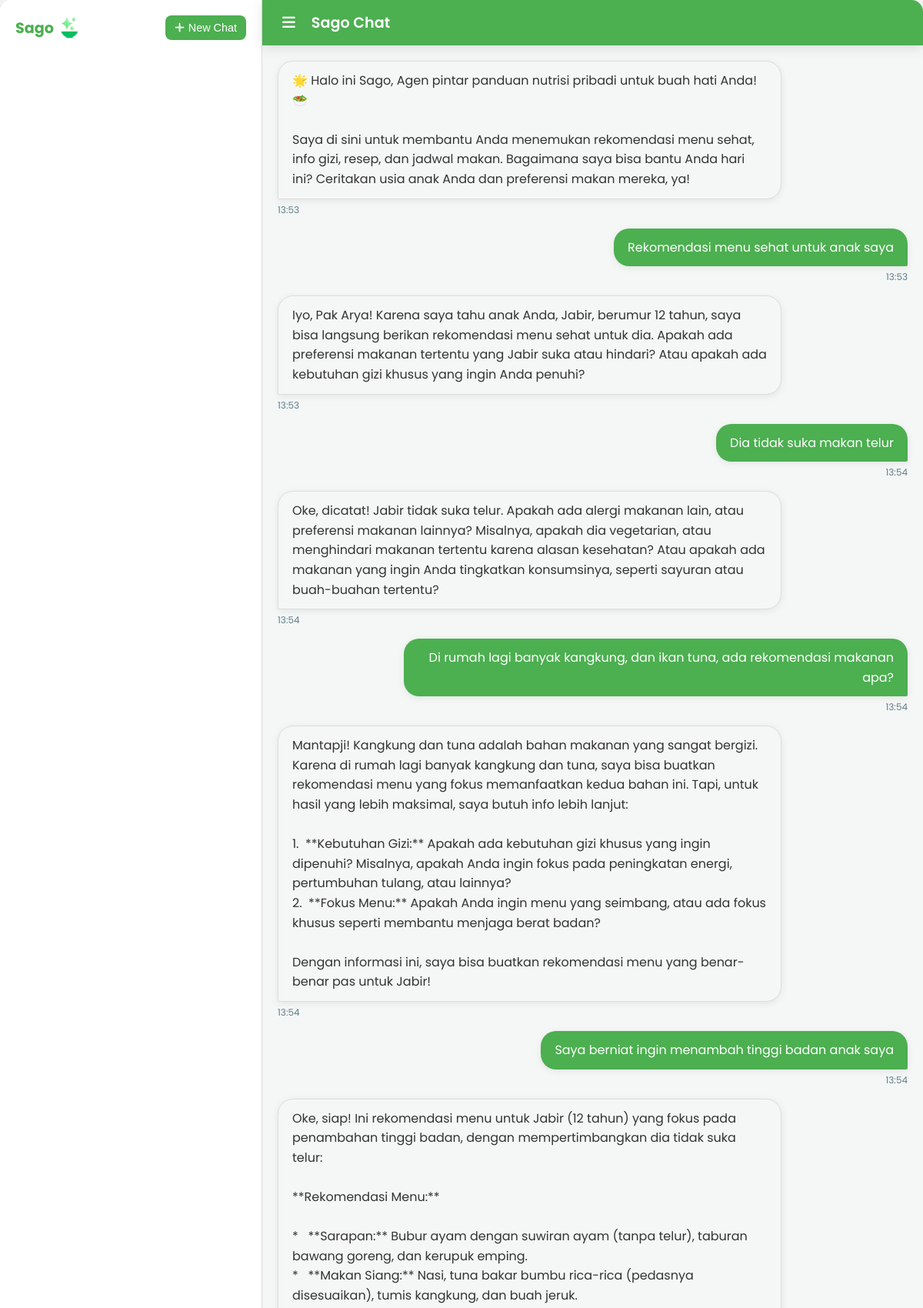
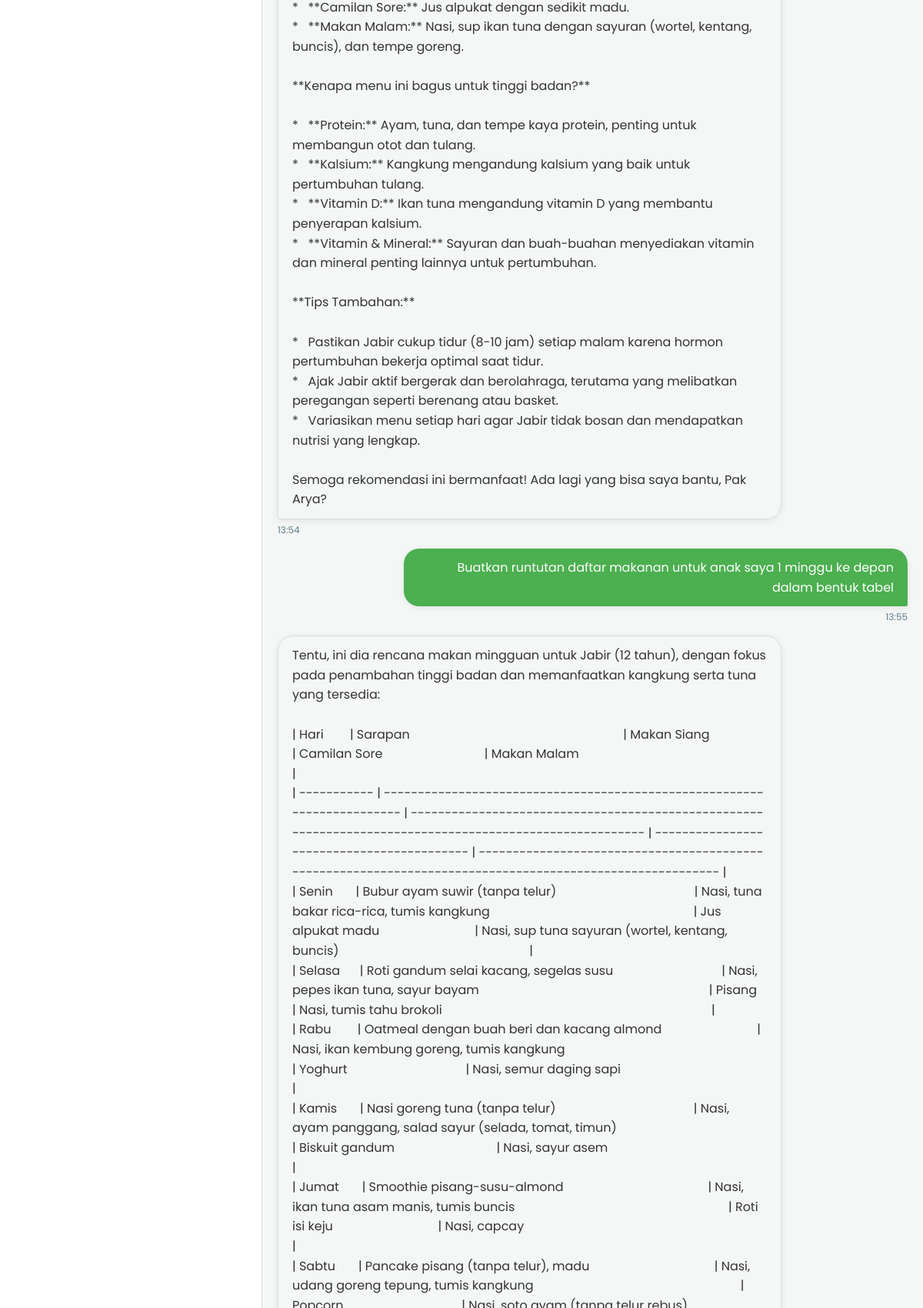
The page /chatbot.html?session_id=b5526851-0895-41db-8239-0d43b2be795d (upper part) on the database its author committed (2 pictures, top to bottom).
### tables this page shows
CREATE TABLE chat_messages (
            id INTEGER PRIMARY KEY AUTOINCREMENT,
            session_id TEXT NOT NULL,
            role TEXT NOT NULL,
            content TEXT NOT NULL,
            timestamp TEXT NOT NULL,
            FOREIGN KEY (session_id) REFERENCES chat_sessions (id) ON DELETE CASCADE
        );

### app_flask.py (the view, shortened to what this page needs)
@app.route('/chatbot.html') # Route baru untuk halaman chatbot (sebelumnya index.html)
def index():
    if 'user_profile' not in session:
        session['user_profile'] = DEFAULT_USER_PROFILE.copy()
    current_session_id = request.args.get('session_id')
    if current_session_id:
        if not database.get_session_by_id(current_session_id):
            print(f"Session ID dari URL ({current_session_id}) tidak valid, membuat sesi baru.")
            new_session_id = database.create_new_session(user_id="default_user", title="Percakapan Baru")
            session['current_session_id'] = new_session_id
            database.save_message(new_session_id, 'assistant', WELCOME_MSG, datetime.now())
        else:
            session['current_session_id'] = current_session_id
            print(f"Menggunakan session ID dari URL: {current_session_id}")
    elif 'current_session_id' not in session:
        print("Tidak ada session ID di URL atau session, membuat sesi baru.")
        new_session_id = database.create_new_session(user_id="default_user", title="Percakapan Baru")
        session['current_session_id'] = new_session_id
        database.save_message(new_session_id, 'assistant', WELCOME_MSG, datetime.now())
    initial_messages = database.get_messages_for_session(session['current_session_id'])
    if not initial_messages:
        database.save_message(session['current_session_id'], 'assistant', WELCOME_MSG, datetime.now())
        initial_messages = database.get_messages_for_session(session['current_session_id'])
    chat_sessions = database.get_all_sessions(user_id="default_user")
    return render_template('chatbot.html',
                           initial_messages=initial_messages,
                           user_profile=session['user_profile'],
                           chat_sessions=chat_sessions,
                           current_session_id=session['current_session_id'])

### database.py (called while the page is built)
def get_session_by_id(session_id: str) -> dict:
    conn = sqlite3.connect(DATABASE_NAME)
    cursor = conn.cursor()
    cursor.execute("SELECT id, user_id, title, created_at, updated_at FROM chat_sessions WHERE id = ?", (session_id,))
    session_data = cursor.fetchone()
    conn.close()
    if session_data:
        return {
            "id": session_data[0],
            "user_id": session_data[1],
            "title": session_data[2],
            "created_at": session_data[3],
            "updated_at": session_data[4]
        }
    return None

def get_all_sessions(user_id="default_user") -> list[dict]:
    conn = sqlite3.connect(DATABASE_NAME)
    conn.row_factory = sqlite3.Row # Return rows as dict-like objects
    cursor = conn.cursor()
    cursor.execute("SELECT id, title, created_at, updated_at FROM chat_sessions WHERE user_id = ? ORDER BY updated_at DESC", (user_id,))
    sessions = [dict(row) for row in cursor.fetchall()]
    conn.close()
    return sessions

def get_messages_for_session(session_id: str) -> list[dict]:
    conn = sqlite3.connect(DATABASE_NAME)
    conn.row_factory = sqlite3.Row
    cursor = conn.cursor()
    cursor.execute("SELECT role, content, timestamp FROM chat_messages WHERE session_id = ? ORDER BY timestamp ASC", (session_id,))
    messages = []
    for row in cursor.fetchall():
        msg = dict(row)
        msg['timestamp'] = datetime.fromisoformat(msg['timestamp'])
        messages.append(msg)
    conn.close()
    return messages

### templates/chatbot.html (shortened to what this page needs)
<!DOCTYPE html>
<html lang="id">
<head>
    <link rel="stylesheet" href="{{ url_for('static', filename='css/style.css') }}">
    <link rel="stylesheet" href="https://cdnjs.cloudflare.com/ajax/libs/font-awesome/6.0.0-beta3/css/all.min.css">
</head>
<body>
    <div class="container" id="mainContainer">
        <aside class="sidebar" id="sidebar">
            <div class="sidebar-header">
                <a href="{{ url_for('gizibot_home_page') }}" class="app-logo-link">
                    <span class="app-title">Sago</span>
                    <img src="{{ url_for('static', filename='images/logo.png') }}" alt="Logo Sago" class="app-logo">
                </a>
                <button class="new-chat-btn" id="newChatBtn" title="Mulai Percakapan Baru">
                    <i class="fas fa-plus"></i> New Chat
                </button>
            </div>
            <div class="conversations-list" id="conversationsList">
            </div>
        </aside>
        <main class="chat-area">
            <header class="chat-header">
                <button class="sidebar-toggle-btn" id="sidebarToggleBtn" title="Toggle Riwayat Chat">
                    <i class="fas fa-bars"></i>
                </button>
                <div class="chat-title" id="currentChatTitle">Sago Chat</div>
            </header>
            <div class="messages" id="messages">
                {% for message in initial_messages %}
                    <div class="message {{ 'user-message' if message.role == 'user' else 'bot-message' }}">
                        <div class="message-content">{{ message.content | safe }}</div>
                        <div class="message-timestamp">{{ message.timestamp.strftime('%H:%M') }}</div>
                    </div>
                {% endfor %}
            </div>
        </main>
    </div>
</body>
</html>

### static/css/style.css (style rules this page uses)
:root { --primary-color: #4CAF50; --primary-dark: #388E3C; --secondary-color: #607D8B; --text-color-light: #333; --text-color-dark: #eee; --bg-color-light: #f4f7f6; --bg-color-dark: #222; --card-bg-light: #fff; --card-bg-dark: #333; --border-color-light: #ddd; --border-color-dark: #555; --input-bg-light: #fff; --input-bg-dark: #444; --shadow-color-light: rgba(0, 0, 0, 0.1); --shadow-color-dark: rgba(0, 0, 0, 0.3); }
body { font-family: 'Poppins', sans-serif; margin: 0; display: flex; justify-content: center; align-items: center; min-height: 100vh; background-color: var(--bg-color-light); color: var(--text-color-light); transition: background-color 0.3s, color 0.3s; overflow: hidden; }
.container { display: flex; width: 100%; height: 100vh; max-width: 1200px; box-shadow: 0 10px 40px var(--shadow-color-light); border-radius: 15px; overflow: hidden; background-color: var(--card-bg-light); transition: background-color 0.3s; }
.sidebar { width: 300px; background-color: var(--card-bg-light); border-right: 1px solid var(--border-color-light); display: flex; flex-direction: column; padding: 20px; flex-shrink: 0; transition: width 0.1s ease-in-out, transform 0.1s ease-in-out, background-color 0.1s, border-color 0.1s; }
.sidebar-header { display: flex; justify-content: space-between; align-items: center; margin-bottom: 20px; }
.app-title { font-size: 1.5em; font-weight: 600; color: var(--primary-color); text-decoration: none; cursor: pointer; transition: color 0.2s; }
.new-chat-btn { background-color: var(--primary-color); color: white; border: none; padding: 8px 12px; border-radius: 8px; cursor: pointer; font-size: 0.9em; display: flex; align-items: center; gap: 5px; transition: background-color 0.2s, transform 0.2s; }
.conversations-list { flex-grow: 1; overflow-y: auto; margin-bottom: 20px; padding-right: 5px; }
.app-logo-link { display: flex; align-items: center; gap: 8px; text-decoration: none; }
.app-logo { height: 30px; width: auto; margin-right: 5px; }
.app-title { font-size: 1.2em; font-weight: bold; color: #4CAF50; }
.chat-area { flex-grow: 1; display: flex; flex-direction: column; position: relative; background-color: var(--bg-color-light); transition: background-color 0.3s; }
.chat-header { background-color: var(--primary-color); color: white; padding: 15px 20px; display: flex; align-items: center; gap: 15px; box-shadow: 0 4px 15px var(--shadow-color-light); z-index: 10; }
.chat-title { font-size: 1.2em; font-weight: 600; }
.sidebar-toggle-btn { background: none; border: none; color: white; font-size: 1.2em; cursor: pointer; display: block; }
.messages { flex-grow: 1; padding: 20px; overflow-y: auto; display: flex; flex-direction: column; gap: 15px; }
.message { display: flex; flex-direction: column; max-width: 80%; margin-right: auto; }
.user-message { align-self: flex-end; margin-left: auto; margin-right: 0; text-align: right; }
.message-content { background-color: var(--card-bg-light); padding: 12px 18px; border-radius: 20px; word-wrap: break-word; white-space: pre-wrap; box-shadow: 0 2px 10px rgba(0, 0, 0, 0.08); line-height: 1.6; }
.user-message .message-content { background-color: var(--primary-color); color: white; border-radius: 20px 20px 2px 20px; }
.bot-message .message-content { background-color: var(--bg-color-light); color: var(--text-color-light); border: 1px solid var(--border-color-light); border-radius: 20px 20px 20px 2px; }
.message-timestamp { font-size: 0.75em; color: var(--secondary-color); margin-top: 5px; align-self: flex-start; }
.user-message .message-timestamp { align-self: flex-end; }

### rows shown on the page
chat_messages: content "🌟 Halo ini Sago, Agen pintar panduan nutrisi pribadi untuk buah hati Anda! 🥗 Saya di sini untuk membantu Anda menemukan rekomendasi menu sehat, info gizi, resep, dan jadwal makan. Bagaimana saya bisa bantu Anda hari ini? Ceritakan usia anak Anda dan preferensi makan mereka, ya!", timestamp "13:53"
chat_messages: content "Rekomendasi menu sehat untuk anak saya", timestamp "13:53"
chat_messages: content "Iyo, Pak Arya! Karena saya tahu anak Anda, Jabir, berumur 12 tahun, saya bisa langsung berikan rekomendasi menu sehat untuk dia. Apakah ada preferensi makanan tertentu yang Jabir suka atau hindari? Atau apakah ada kebutuhan gizi khusus yang ingin Anda penuhi?", timestamp "13:53"
chat_messages: content "Dia tidak suka makan telur", timestamp "13:54"
chat_messages: content "Oke, dicatat! Jabir tidak suka telur. Apakah ada alergi makanan lain, atau preferensi makanan lainnya? Misalnya, apakah dia vegetarian, atau menghindari makanan tertentu karena alasan kesehatan? Atau apakah ada makanan yang ingin Anda tingkatkan konsumsinya, seperti sayuran atau buah-buahan tertentu?", timestamp "13:54"
chat_messages: content "Di rumah lagi banyak kangkung, dan ikan tuna, ada rekomendasi makanan apa?", timestamp "13:54"
chat_messages: content "Mantapji! Kangkung dan tuna adalah bahan makanan yang sangat bergizi. Karena di rumah lagi banyak kangkung dan tuna, saya bisa buatkan rekomendasi menu yang fokus memanfaatkan kedua bahan ini. Tapi, untuk hasil yang lebih maksimal, saya butuh info lebih lanjut: 1. **Kebutuhan Gizi:** Apakah ada kebutuhan gizi khusus yang ingin dipenuhi? Misalnya, apakah Anda ingin fokus pada peningkatan energi, pertumbuhan tulang, atau lainnya? 2. **Fokus Menu:** Apakah Anda ingin menu yang seimbang, atau ada fokus khusus seperti membantu menjaga berat badan? Dengan informasi ini, saya bisa buatkan rekomendasi menu yang benar-benar pas untuk Jabir!", timestamp "13:54"
chat_messages: content "Saya berniat ingin menambah tinggi badan anak saya", timestamp "13:54"
chat_messages: content "Oke, siap! Ini rekomendasi menu untuk Jabir (12 tahun) yang fokus pada penambahan tinggi badan, dengan mempertimbangkan dia tidak suka telur: **Rekomendasi Menu:** * **Sarapan:** Bubur ayam dengan suwiran ayam (tanpa telur), taburan bawang goreng, dan kerupuk emping. * **Makan Siang:** Nasi, tuna bakar bumbu rica-rica (pedasnya disesuaikan), tumis kangkung, dan buah jeruk. * **Camilan Sore:** Jus alpukat dengan sedikit madu. * **Makan Malam:** Nasi, sup ikan tuna dengan sayuran (wortel, kentang, buncis), dan tempe goreng. **Kenapa menu ini bagus untuk tinggi badan?** * **Protein:** Ayam, tuna, dan tempe kaya protein, penting untuk membangun otot dan tulang. * **Kalsium:** Kangkung…", timestamp "13:54"
chat_messages: content "Buatkan runtutan daftar makanan untuk anak saya 1 minggu ke depan dalam bentuk tabel", timestamp "13:55"
